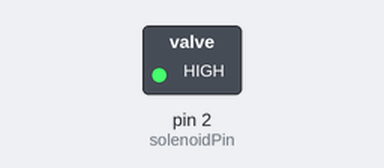
The sketch below on a simulated Arduino Uno, built with avr-gcc and run on an emulated ATmega328P. On the bench: switched loads named in the sketch (green lamp = pin HIGH). Dashed ring = blinking.

Above: at 0.5 s.
Timing chart, 0 to 4.6 s (numbered marks = the images above):
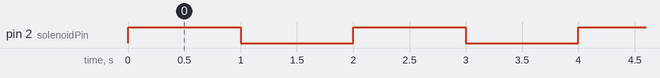

The sketch:

main.ino
```cpp
const int solenoidPin = 2;

void setup() {
  // 솔레노이드 핀을 출력 모드로 설정하기
  pinMode(solenoidPin, OUTPUT);
}

void loop() {
  // 솔레노이드 활성화(고전압)
  digitalWrite(solenoidPin, HIGH);
  delay(1000);                       // 1초 동안 활성화 상태로 유지

  // 솔레노이드 비활성화(저전압)
  digitalWrite(solenoidPin, LOW);
  delay(1000);                       //  1초 동안 비활성화 상태로 유지
}
```

Measured:
- by itself, pin 2 (solenoidPin): alternates HIGH for 1.0 s and LOW for 1.0 s
